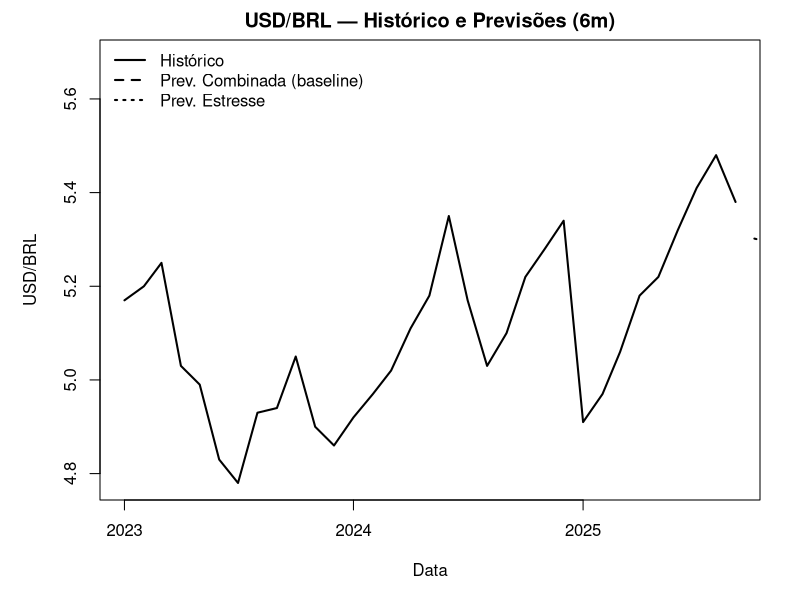

Generate this figure with R:
# ======================================================================
# USD/BRL — ARIMA+xreg + Estrutural (Kalman) com Salvaguardas
# Autor: Luiz Tiago Wilcke (LT)
# ======================================================================

# -----------------------------
# 0) Utilidades em R base
# -----------------------------
lag1 <- function(x) c(NA, x[-length(x)])

matriz_x <- function(df_like, h = NULL) {
  # Constrói matriz numérica com colunas X1..X4
  M <- cbind(
    X1 = as.numeric(df_like$X1),
    X2 = as.numeric(df_like$X2),
    X3 = as.numeric(df_like$X3),
    X4 = as.numeric(df_like$X4)
  )
  storage.mode(M) <- "double"
  if (!is.null(h)) {
    # Garante ter h linhas; se vier menos, replica última; se vier mais, corta
    if (nrow(M) < h) {
      ultima <- M[nrow(M), , drop = FALSE]
      M <- rbind(M, matrix(rep(ultima, each = (h - nrow(M))), ncol = 4, byrow = TRUE))
    } else if (nrow(M) > h) {
      M <- M[seq_len(h), , drop = FALSE]
    }
  }
  colnames(M) <- c("X1","X2","X3","X4")
  M
}

previsto_seguro_arima <- function(fit, h, newxreg, dp_residual_padrao = 0.01) {
  # newxreg deve ser matriz numeric (h x 4)
  if (!is.matrix(newxreg)) newxreg <- as.matrix(newxreg)
  if (ncol(newxreg) != 4) {
    stop("newxreg precisa ter 4 colunas (X1..X4).")
  }
  if (nrow(newxreg) != h) {
    newxreg <- matriz_x(
      data.frame(X1=newxreg[,1], X2=newxreg[,2], X3=newxreg[,3], X4=newxreg[,4]),
      h = h
    )
  }
  out <- try(stats::predict(fit, n.ahead = h, newxreg = newxreg), silent = TRUE)
  if (inherits(out, "try-error")) {
    return(list(pred = rep(0, h), se = rep(dp_residual_padrao, h), ok = FALSE))
  }
  p <- as.numeric(out$pred); s <- as.numeric(out$se)
  if (!length(p)) p <- rep(0, h)
  if (!length(s)) s <- rep(dp_residual_padrao, h)
  p <- rep_len(p, h); s <- rep_len(s, h)
  if (any(!is.finite(p))) p[!is.finite(p)] <- 0
  if (any(!is.finite(s))) s[!is.finite(s)] <- dp_residual_padrao
  list(pred = p, se = s, ok = TRUE)
}

rmse <- function(e) sqrt(mean(e^2, na.rm = TRUE))

# -----------------------------
# 1) Dados reais (embutidos)
# -----------------------------
datas_txt <- c(
  "2023-01","2023-02","2023-03","2023-04","2023-05","2023-06","2023-07","2023-08","2023-09","2023-10","2023-11","2023-12",
  "2024-01","2024-02","2024-03","2024-04","2024-05","2024-06","2024-07","2024-08","2024-09","2024-10","2024-11","2024-12",
  "2025-01","2025-02","2025-03","2025-04","2025-05","2025-06","2025-07","2025-08","2025-09"
)
usdbrl <- c(
  5.17,5.20,5.25,5.03,4.99,4.83,4.78,4.93,4.94,5.05,4.90,4.86,
  4.92,4.97,5.02,5.11,5.18,5.35,5.17,5.03,5.10,5.22,5.28,5.34,
  4.91,4.97,5.06,5.18,5.22,5.32,5.41,5.48,5.38
)
selic <- c(
  13.75,13.75,13.75,13.75,13.75,13.75,13.25,12.75,12.75,12.25,12.25,11.75,
  11.25,10.75,10.75,10.50,10.50,10.25,10.00,9.75,9.50,9.25,9.25,8.75,
  8.50,8.50,8.50,8.25,8.25,8.00,8.00,7.75,7.75
)
ipca_mensal <- c(
  0.53,0.84,-0.07,0.61,0.23,-0.08,0.12,0.23,0.26,0.24,0.28,0.56,
  0.42,0.83,0.16,0.38,0.46,0.21,0.45,0.23,0.26,0.24,0.28,0.48,
  0.42,0.78,0.16,0.38,0.46,0.21,0.12,0.16,0.48
)
fedfunds <- c(
  4.75,5.00,5.00,5.25,5.25,5.50,5.50,5.50,5.50,5.50,5.50,5.50,
  5.50,5.50,5.50,5.50,5.50,5.50,5.50,5.50,5.50,5.50,5.50,5.50,
  5.50,5.50,5.50,5.50,5.50,5.50,5.50,5.50,4.25
)

datas <- as.Date(paste0(datas_txt, "-01"))
serie <- data.frame(
  data = datas,
  usdbrl = usdbrl,
  selic = selic,
  ipca_mensal = ipca_mensal,
  fedfunds = fedfunds,
  stringsAsFactors = FALSE
)

stopifnot(
  nrow(serie) == length(datas_txt),
  nrow(serie) == length(usdbrl),
  nrow(serie) == length(selic),
  nrow(serie) == length(ipca_mensal),
  nrow(serie) == length(fedfunds)
)

# -----------------------------
# 2) Engenharia de variáveis
# -----------------------------
serie$log_cambio <- log(serie$usdbrl)
serie$retorno_log <- c(NA_real_, diff(serie$log_cambio))
serie$diferencial_juros <- serie$selic - serie$fedfunds
serie$inflacao_mensal   <- serie$ipca_mensal

serie$dif_juros_lag1 <- lag1(serie$diferencial_juros)
serie$inflacao_lag1  <- lag1(serie$inflacao_mensal)

# Regressoras (contemporâneas + defasadas)
serie$X1 <- serie$diferencial_juros
serie$X2 <- serie$inflacao_mensal
serie$X3 <- serie$dif_juros_lag1
serie$X4 <- serie$inflacao_lag1

# Base de retornos (alinha NAs)
base_ret <- subset(serie, complete.cases(retorno_log, X1, X2, X3, X4))
if (nrow(base_ret) < 12) stop("Amostra insuficiente para ARIMA com regressoras.")

# -----------------------------
# 3) ARIMA(p,0,q) com xreg (seleção por AIC)
# -----------------------------
y <- as.numeric(base_ret$retorno_log)
X <- matriz_x(base_ret)

melhor <- list(aic = Inf, fit = NULL, ordem = c(0,0))
for (p in 0:3) {
  for (q in 0:3) {
    sup <- try(stats::arima(y, order = c(p,0,q), xreg = X, include.mean = TRUE, method = "ML"), silent = TRUE)
    if (!inherits(sup, "try-error") && !is.na(sup$aic) && sup$aic < melhor$aic) {
      melhor <- list(aic = sup$aic, fit = sup, ordem = c(p,q))
    }
  }
}
if (is.null(melhor$fit)) stop("Falha ao ajustar ARIMA com regressoras.")

ajuste_arima <- melhor$fit
cat(sprintf("\n[ARIMA-Erros] Ordem selecionada: AR(%d)-MA(%d) | AIC = %.3f\n",
            melhor$ordem[1], melhor$ordem[2], melhor$aic))

res <- residuals(ajuste_arima)
dp_res <- sd(res, na.rm = TRUE)
p_lb <- stats::Box.test(res, lag = min(12, length(res)-1), type = "Ljung-Box")$p.value
r2_pseudo <- 1 - sum(res^2, na.rm=TRUE) / sum((y - mean(y))^2)

cat(sprintf("[ARIMA-Erros] Ljung-Box p-valor = %.4f | dp(res) = %.6f | Pseudo-R² = %.3f\n",
            p_lb, dp_res, r2_pseudo))

# -----------------------------
# 4) Modelo estrutural (nível local no resíduo)
# -----------------------------
Xnivel <- cbind(
  constante = 1,
  diferencial_juros = serie$diferencial_juros,
  inflacao_mensal   = serie$inflacao_mensal,
  dif_juros_lag1    = serie$dif_juros_lag1,
  inflacao_lag1     = serie$inflacao_lag1
)
idx_ok <- complete.cases(Xnivel, serie$log_cambio)
Xnivel_ok <- Xnivel[idx_ok,,drop=FALSE]
logy_ok   <- serie$log_cambio[idx_ok]

nivel_disponivel <- nrow(Xnivel_ok) >= 12
if (nivel_disponivel) {
  coef_nivel <- as.numeric(solve(t(Xnivel_ok) %*% Xnivel_ok, t(Xnivel_ok) %*% logy_ok))
  ajuste_det <- as.vector(Xnivel_ok %*% coef_nivel)
  res_nivel_ok <- logy_ok - ajuste_det
  ajuste_struct <- stats::StructTS(ts(res_nivel_ok, frequency = 12), type = "level")
  kal <- stats::KalmanSmooth(ts(res_nivel_ok, frequency = 12), ajuste_struct$model)
  nivel_suav_ok <- as.numeric(kal$states[,1])
  nivel_ultimo  <- tail(nivel_suav_ok, 1)
  var_obs_struct <- ajuste_struct$coef[1]
  cat(sprintf("[StructTS] Var(obs)=%.6f | Var(nível)=%.6f\n",
              ajuste_struct$coef[1], ajuste_struct$coef[2]))
} else {
  # Fallback se amostra insuficiente para estrutural
  coef_nivel <- c(mean(serie$log_cambio, na.rm = TRUE), 0, 0, 0, 0)
  nivel_ultimo <- 0
  var_obs_struct <- var(serie$log_cambio, na.rm = TRUE)
  cat("[StructTS] Amostra insuficiente — usando fallback determinístico simples.\n")
}

# -----------------------------
# 5) Previsões (6 meses)
# -----------------------------
h <- 6
ult <- tail(serie, 1)
datas_futuras <- seq(ult$data, by = "month", length.out = h + 1)[-1]

# ARIMA: newxreg baseline (repete últimos valores; X3/X4 aproximam defasagens)
X_future_base <- matriz_x(data.frame(
  X1 = rep(ult$X1, h),
  X2 = rep(ult$X2, h),
  X3 = rep(ult$X1, h),
  X4 = rep(ult$X2, h)
), h = h)

prev_arima <- previsto_seguro_arima(ajuste_arima, h, X_future_base, dp_residual_padrao = max(dp_res, 1e-4))
ret_prev_mean <- rep_len(prev_arima$pred, h)
ret_prev_se   <- rep_len(prev_arima$se,   h)

log_ultimo <- tail(serie$log_cambio, 1)
log_caminho_arima <- cumsum(c(log_ultimo, ret_prev_mean))[-1]
cambio_prev_arima <- exp(log_caminho_arima)
cambio_prev_arima <- rep_len(cambio_prev_arima, h)

# Estrutural: componente determinístico + nível último
Xfuture_nivel <- cbind(
  constante = rep(1, h),
  diferencial_juros = rep(ult$diferencial_juros, h),
  inflacao_mensal   = rep(ult$inflacao_mensal, h),
  dif_juros_lag1    = rep(ult$diferencial_juros, h),
  inflacao_lag1     = rep(ult$inflacao_mensal, h)
)
det_future <- as.vector(Xfuture_nivel %*% coef_nivel)
log_prev_struct <- det_future + rep(nivel_ultimo, h)
cambio_prev_struct <- exp(log_prev_struct)
cambio_prev_struct <- rep_len(cambio_prev_struct, h)

# Combinação por variância inversa (proxy)
var_arima  <- (ret_prev_se^2)
var_struct <- rep(var_obs_struct, h)
wA <- 1/(var_arima + 1e-8); wS <- 1/(var_struct + 1e-8)
peso_arima  <- wA/(wA+wS); peso_struct <- wS/(wA+wS)
cambio_prev_comb <- peso_arima * cambio_prev_arima + peso_struct * cambio_prev_struct

# TABELA base (garantindo vetores de tamanho h)
tabela_prev <- data.frame(
  data = datas_futuras,
  cambio_prev_ARIMA = round(rep_len(cambio_prev_arima, h), 4),
  cambio_prev_Estrutural = round(rep_len(cambio_prev_struct, h), 4),
  peso_ARIMA = round(rep_len(peso_arima, h), 3),
  peso_Estrutural = round(rep_len(peso_struct, h), 3),
  cambio_prev_Combinado = round(rep_len(cambio_prev_comb, h), 4)
)

# -----------------------------
# 6) Cenário de estresse
# -----------------------------
X_future_estresse <- matriz_x(data.frame(
  X1 = rep(ult$X1 - 0.75, h),   # Fed ↑ 0.75pp relativo => diferencial piora
  X2 = rep(ult$X2 + 0.30, h),   # IPCA mensal +0.30pp
  X3 = rep(ult$X1 - 0.75, h),
  X4 = rep(ult$X2 + 0.30, h)
), h = h)
prev_arima_est <- previsto_seguro_arima(ajuste_arima, h, X_future_estresse, dp_residual_padrao = max(dp_res, 1e-4))
log_caminho_est <- cumsum(c(log_ultimo, prev_arima_est$pred))[-1]
cambio_prev_est <- exp(log_caminho_est)
cambio_prev_est <- rep_len(cambio_prev_est, h)

tabela_estresse <- data.frame(
  data = datas_futuras,
  cambio_prev_estresse = round(rep_len(cambio_prev_est, h), 4)
)

# -----------------------------
# 7) Backtesting simples (1 passo à frente, expanding)
# -----------------------------
passos_bt <- min(8, nrow(base_ret) - 20)
erros_ar <- c(); erros_st <- c(); erros_cb <- c()
if (is.finite(passos_bt) && passos_bt > 2) {
  idx_finais <- (nrow(base_ret)-passos_bt+1):nrow(base_ret)
  for (i in idx_finais) {
    y_i <- base_ret$retorno_log[1:i]
    X_i <- matriz_x(base_ret[1:i,])
    # Seleção pequena por AIC
    best_i <- list(aic = Inf, fit = NULL)
    for (p in 0:2) for (q in 0:2) {
      sup <- try(stats::arima(y_i, order=c(p,0,q), xreg=X_i, include.mean=TRUE), silent=TRUE)
      if (!inherits(sup,"try-error") && !is.na(sup$aic) && sup$aic < best_i$aic) best_i <- list(aic=sup$aic, fit=sup)
    }
    if (is.null(best_i$fit)) next
    # xreg t+1 (aprox: repete último)
    x1f <- tail(base_ret$X1[1:i],1); x2f <- tail(base_ret$X2[1:i],1)
    x3f <- x1f; x4f <- x2f
    prev1 <- previsto_seguro_arima(best_i$fit, 1, matrix(c(x1f,x2f,x3f,x4f), nrow=1))
    ret1 <- prev1$pred[1]
    log_atual <- tail(serie$log_cambio[match(base_ret$data[1:i], serie$data)], 1)
    camb_ar <- exp(log_atual + ret1)
    
    # estrutural até i
    idx_map <- match(base_ret$data[1:i], serie$data)
    Xniv_i <- cbind(
      const = 1,
      dj    = serie$diferencial_juros[idx_map],
      inf   = serie$inflacao_mensal[idx_map],
      dj_l1 = lag1(serie$diferencial_juros[idx_map]),
      inf_l1= lag1(serie$inflacao_mensal[idx_map])
    )
    ok_i <- complete.cases(Xniv_i, serie$log_cambio[idx_map])
    Xniv_i_ok <- Xniv_i[ok_i,,drop=FALSE]
    logy_i_ok <- serie$log_cambio[idx_map][ok_i]
    if (nrow(Xniv_i_ok) < 10) next
    beta_i <- as.numeric(solve(t(Xniv_i_ok)%*%Xniv_i_ok, t(Xniv_i_ok)%*%logy_i_ok))
    res_i  <- logy_i_ok - as.vector(Xniv_i_ok %*% beta_i)
    st_i   <- stats::StructTS(ts(res_i, frequency=12), type="level")
    ks_i   <- stats::KalmanSmooth(ts(res_i, frequency=12), st_i$model)
    nivel_i <- tail(as.numeric(ks_i$states[,1]), 1)
    det_f1  <- c(1, x1f, x2f, x1f, x2f) %*% beta_i
    camb_st <- exp(as.numeric(det_f1 + nivel_i))
    
    var_ar1 <- (prev1$se[1])^2
    var_st1 <- st_i$coef[1]
    wA <- 1/(var_ar1 + 1e-8); wS <- 1/(var_st1 + 1e-8)
    camb_cb <- (wA*camb_ar + wS*camb_st)/(wA+wS)
    
    idx_true <- match(base_ret$data[i], serie$data) + 1
    if (is.na(idx_true) || idx_true > nrow(serie)) next
    y_true <- serie$usdbrl[idx_true]
    
    erros_ar <- c(erros_ar, camb_ar - y_true)
    erros_st <- c(erros_st, camb_st - y_true)
    erros_cb <- c(erros_cb, camb_cb - y_true)
  }
  
  cat("\n===== Backtesting (RMSE, 1 passo à frente) =====\n")
  if (length(erros_ar)) cat(sprintf("ARIMA     : %.4f\n", rmse(erros_ar)))
  if (length(erros_st)) cat(sprintf("Estrutural: %.4f\n", rmse(erros_st)))
  if (length(erros_cb)) cat(sprintf("Combinado : %.4f\n", rmse(erros_cb)))
}

# -----------------------------
# 8) Impressões e Tabelas
# -----------------------------
cat("\n===== Amostra (início/fim) =====\n")
print(head(serie, 3)); cat("...\n"); print(tail(serie, 3))

cat("\n===== Coeficientes do nível determinístico (OLS / fallback) =====\n")
nomes <- c("constante","diferencial_juros","inflacao_mensal","dif_juros_lag1","inflacao_lag1")
for (i in seq_along(coef_nivel)) {
  cat(sprintf("%-18s = % .6f\n", nomes[i], coef_nivel[i]))
}

cat("\n===== Previsões (6 meses — Baseline) =====\n")
print(tabela_prev, row.names = FALSE)

cat("\n===== Previsão (Cenário de Estresse) =====\n")
print(tabela_estresse, row.names = FALSE)

# -----------------------------
# 9) Gráfico (R base)
# -----------------------------
op <- par(no.readonly = TRUE); on.exit(par(op), add=TRUE)
par(mar=c(5,5,2,2))
ylim_all <- range(c(serie$usdbrl, tabela_prev$cambio_prev_Combinado, tabela_estresse$cambio_prev_estresse), na.rm = TRUE)
plot(serie$data, serie$usdbrl, type="l", lwd=2, xlab="Data", ylab="USD/BRL",
     main="USD/BRL — Histórico e Previsões (6m)", ylim=ylim_all)
lines(tabela_prev$data, tabela_prev$cambio_prev_Combinado, lwd=2, lty=2)
lines(tabela_estresse$data, tabela_estresse$cambio_prev_estresse, lwd=2, lty=3)
legend("topleft",
       legend=c("Histórico","Prev. Combinada (baseline)","Prev. Estresse"),
       lwd=c(2,2,2), lty=c(1,2,3), bty="n")



